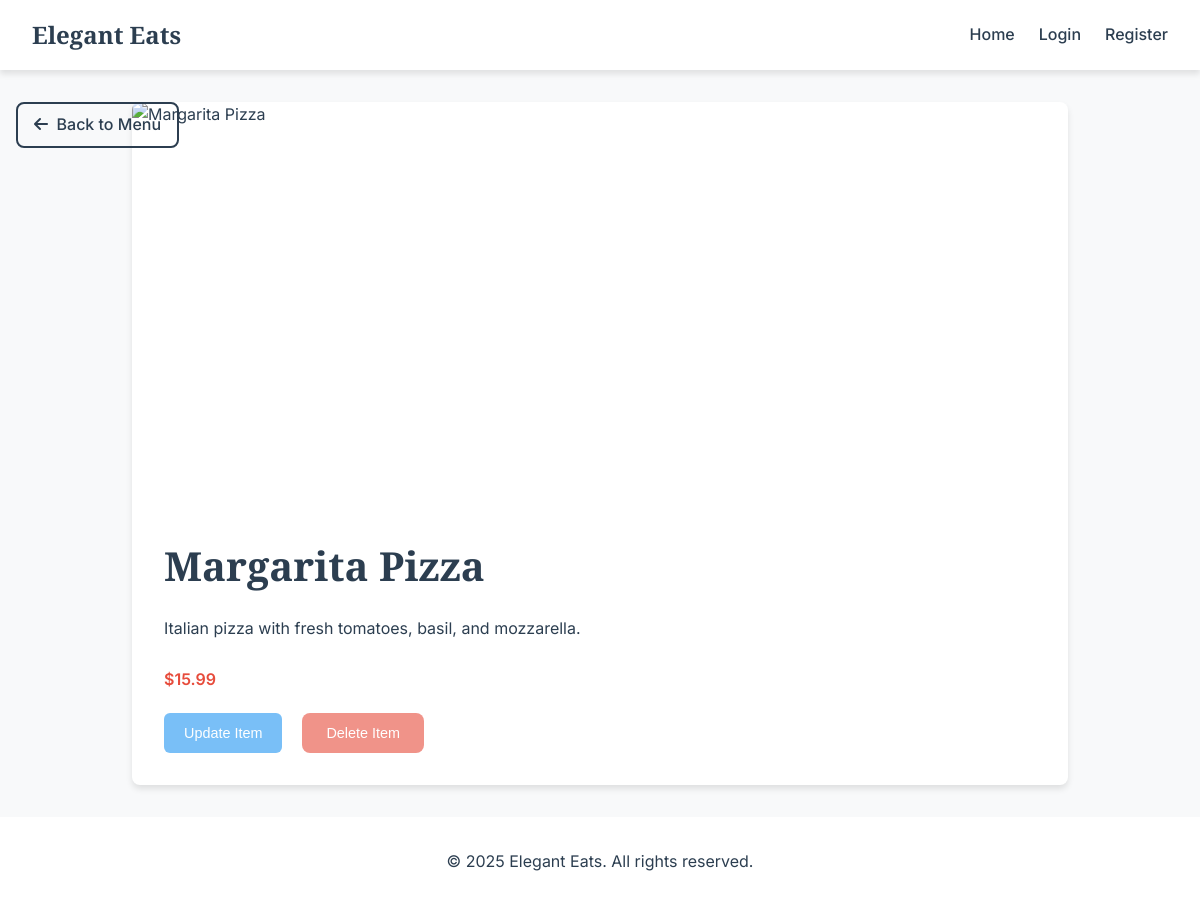
Page /4/ on the committed database.
### menu/models.py (models this page shows, shortened)
class FoodItem(models.Model):
    name = models.CharField(max_length=100)
    description = models.CharField(max_length=200)
    price = models.DecimalField(max_digits=5, decimal_places=2)
    image_url = models.URLField(
        blank=True,
        default="https://t3.ftcdn.net/jpg/02/48/42/64/360_F_248426448_NVKLywWqArG2ADUxDq6QprtIzsF82dMF.jpg",
    )
    chef = models.CharField(max_length=100, blank=True, null=True)

### menu/views.py (the view)
# urls.py: path('<int:item_id>/', views.menu_item_detail, name='menu_item_detail'),
def menu_item_detail(request, item_id):
    try:
        item = FoodItem.objects.get(pk=item_id)
        return render(request, 'menu/menu_item_detail.html', {'item': item})
    except FoodItem.DoesNotExist:
        return HttpResponse("Failed: Item not found")

### menu/templates/menu/menu_item_detail.html (shortened to what this page needs)
{% extends 'base.html'%}
{% block content %}
<a href="{% url 'menu:menu_list' %}" class="btn-back">
    <i class="fas fa-arrow-left"></i>&nbsp;&nbsp;Back to Menu
</a>
<main class="item-details-container">
    <article class="item-details">
        <div class="item-image">
            <img src="{{ item.image_url }}" alt="{{ item.name }}">
        </div>
        <div class="item-content">
            <h1>{{ item.name }}</h1>
            <p class="item-description">{{ item.description }}</p>
            <div class="item-meta">
                <span class="price">${{ item.price }}</span>
            </div>
            <div class="item-actions">
                {% if user.is_authenticated %}
                    <a class="btn-update">Update Item</a>
                    <a class="btn-delete">Delete Item</a>
                {% else %}
                    <button class="btn-update disabled" data-tooltip="Please login to update items" disabled>Update Item</button>
                    <button class="btn-delete disabled" data-tooltip="Please login to delete items" disabled>Delete Item</button>
                {% endif %}
            </div>
        </div>
    </article>
</main>
{% endblock %}

### menu/static/menu/css/style.css (style rules this page uses)
:root { --primary-color: #2c3e50; --secondary-color: #e74c3c; --accent-color: #3498db; --text-color: #2c3e50; --background-color: #f8f9fa; --card-background: #ffffff; --border-radius: 8px; --transition-speed: 0.3s; --shadow: 0 4px 6px rgba(0, 0, 0, 0.1); --success-color: #2ecc71; }
* { margin: 0; padding: 0; box-sizing: border-box; }
body { font-family: 'Inter', sans-serif; line-height: 1.6; color: var(--text-color); background-color: var(--background-color); }
h1, h2, h3 { font-family: 'Playfair Display', serif; color: var(--primary-color); }
.price { font-weight: 600; color: var(--secondary-color); }
.btn-delete { background-color: var(--secondary-color); color: white; padding: 0.75rem 1.5rem; border: none; border-radius: var(--border-radius); font-weight: 500; cursor: pointer; transition: all var(--transition-speed); text-decoration: none; display: inline-block; text-align: center; width: fit-content; font-size: 0.9rem; }
.btn-back { text-decoration: none; color: var(--primary-color); font-weight: 500; font-size: 1rem; background: none; border: 2px solid var(--primary-color); padding: 0.5rem 1rem; border-radius: var(--border-radius); cursor: pointer; transition: all var(--transition-speed); width: fit-content; position: fixed; margin-top: 2rem; margin-left: 1rem; }
.btn-update { background-color: #2196F3; color: white; padding: 10px 20px; border: none; border-radius: 6px; cursor: pointer; text-decoration: none; display: inline-block; margin-right: 10px; transition: background-color 0.3s; font-size: 0.9rem; }
.disabled { opacity: 0.6; cursor: not-allowed; }
.item-actions { margin-top: 20px; display: flex; gap: 10px; }
.item-details-container { max-width: 1000px; margin: 2rem auto; padding: 0 2rem; }
.item-details { background: var(--card-background); border-radius: var(--border-radius); overflow: hidden; box-shadow: var(--shadow); }
.item-details .item-image { height: 400px; }
.item-details .item-image img { width: 100%; height: 100%; object-fit: cover; }
.item-details .item-content { padding: 2rem; }
.item-details h1 { font-size: 2.5rem; margin-bottom: 1rem; }
.item-description { margin-bottom: 1.5rem; line-height: 1.8; }
.menu-item, .auth-form, .item-details, .btn-back { animation: fadeIn 0.5s ease-out; }

### rows in the picture
FoodItem: name "Margarita Pizza", description "Italian pizza with fresh tomatoes, basil, and mozzarella.", price "15.99"
